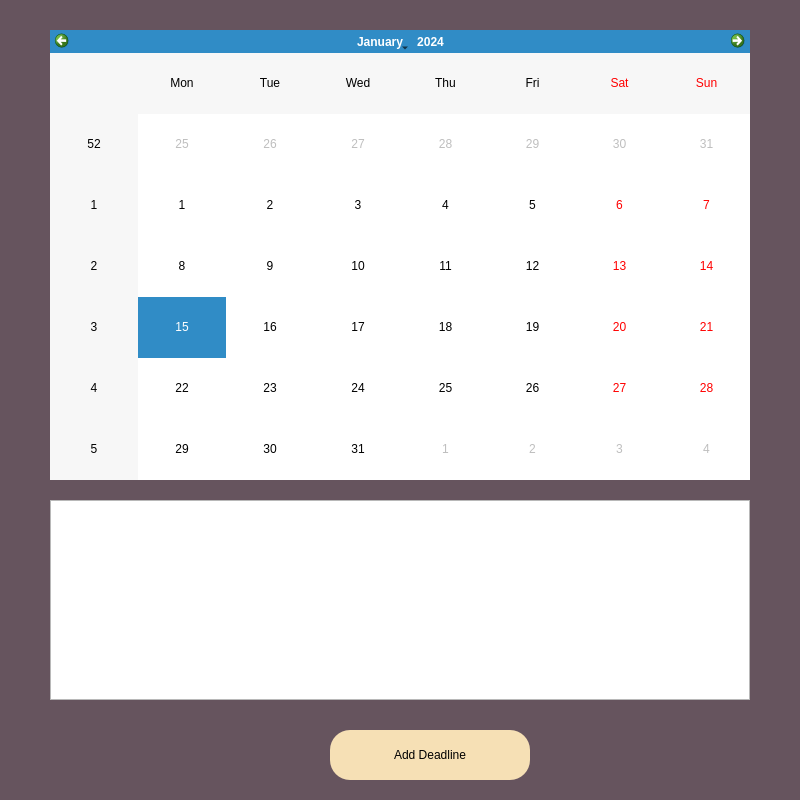
<?xml version="1.0" encoding="UTF-8"?>
<ui version="4.0">
 <class>MainWindow</class>
 <widget class="QMainWindow" name="MainWindow">
  <property name="geometry">
   <rect>
    <x>0</x>
    <y>0</y>
    <width>800</width>
    <height>800</height>
   </rect>
  </property>
  <property name="windowTitle">
   <string>MainWindow</string>
  </property>
  <widget class="QWidget" name="centralwidget">
   <widget class="QWidget" name="Background" native="true">
    <property name="geometry">
     <rect>
      <x>0</x>
      <y>0</y>
      <width>800</width>
      <height>800</height>
     </rect>
    </property>
    <property name="styleSheet">
     <string notr="true">QWidget #Background{
background-color:rgb(102, 84, 94)}
</string>
    </property>
    <widget class="QPushButton" name="goback_button">
     <property name="geometry">
      <rect>
       <x>720</x>
       <y>720</y>
       <width>50</width>
       <height>50</height>
      </rect>
     </property>
     <property name="autoFillBackground">
      <bool>false</bool>
     </property>
     <property name="styleSheet">
      <string notr="true">background-color:rgb(102, 84, 94);
border-radius: 20px;
</string>
     </property>
     <property name="text">
      <string/>
     </property>
     <property name="icon">
      <iconset>
       <normaloff>../Resource/logout.png</normaloff>../Resource/logout.png</iconset>
     </property>
     <property name="iconSize">
      <size>
       <width>50</width>
       <height>50</height>
      </size>
     </property>
     <property name="default">
      <bool>false</bool>
     </property>
    </widget>
    <widget class="QCalendarWidget" name="calendar">
     <property name="geometry">
      <rect>
       <x>50</x>
       <y>30</y>
       <width>700</width>
       <height>450</height>
      </rect>
     </property>
    </widget>
    <widget class="QListWidget" name="deadline_list">
     <property name="geometry">
      <rect>
       <x>50</x>
       <y>500</y>
       <width>700</width>
       <height>200</height>
      </rect>
     </property>
     <property name="styleSheet">
      <string notr="true">font: 16pt &quot;MS Shell Dlg 2&quot;; color:&quot;black&quot;;</string>
     </property>
    </widget>
    <widget class="QPushButton" name="add_button">
     <property name="geometry">
      <rect>
       <x>330</x>
       <y>730</y>
       <width>200</width>
       <height>50</height>
      </rect>
     </property>
     <property name="styleSheet">
      <string notr="true">border-radius: 20px;
background-color: rgb(246, 224, 181);
font: 75 18pt &quot;MS Shell Dlg 2&quot;;</string>
     </property>
     <property name="text">
      <string>Add Deadline</string>
     </property>
    </widget>
   </widget>
  </widget>
 </widget>
 <resources>
  <include location="Resource/facebook.qrc"/>
 </resources>
 <connections/>
</ui>
